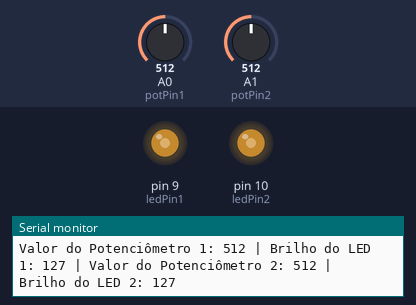
Simulated run of this sketch. Board: Arduino Uno, built with avr-gcc and run on an emulated ATmega328P. Parts: output pins drawn as LEDs (lit = HIGH), the last lines printed to the serial monitor. The inputs (shaded band) are chosen by the test bench; at power-on: A0 (potPin1) = 512, A1 (potPin2) = 512.

Above: at 1.2 s.
1.3 s: A0 (potPin1) set to 415
At 2.6 s:
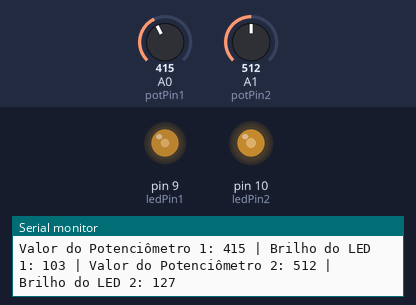
4.3 s: A0 (potPin1) set to 390
At 5.4 s:
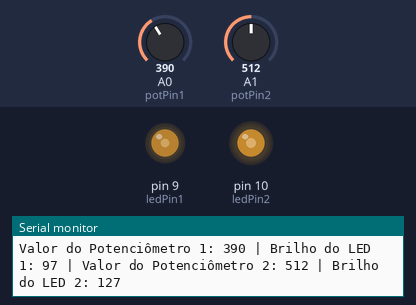
7.3 s: A1 (potPin2) set to 105
At 8.0 s:
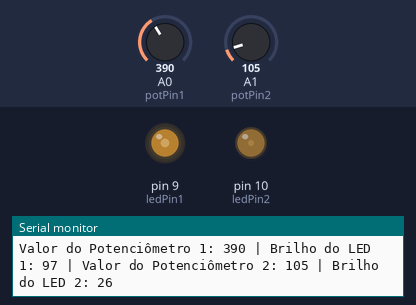
8.8 s: A1 (potPin2) set to 93
At 10.1 s:
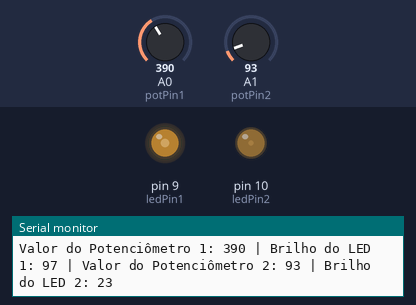
11.8 s: A1 (potPin2) set to 43
At 12.9 s:
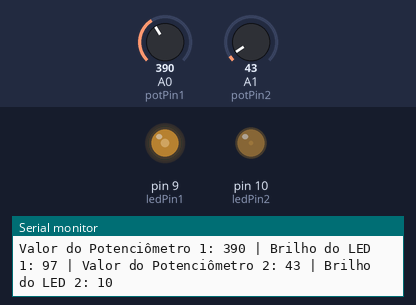
13.3 s: A1 (potPin2) set to 38
At 14.7 s:
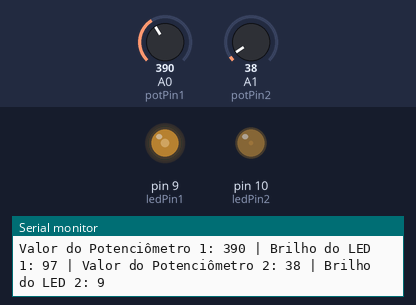
Timing chart, 0 to 16.3 s (numbered marks = the images above; inputs shaded):
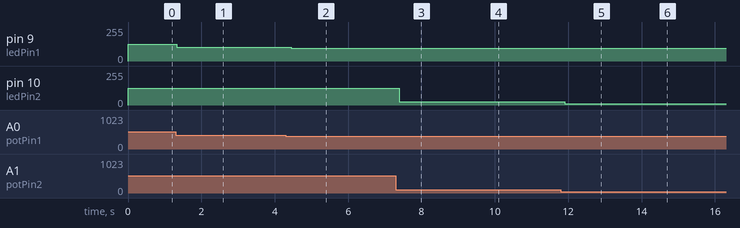

The sketch:

atv7.ino
```cpp
// 7- Faça um sistema com dois potenciômetros,
// em que cada um deles controle o brilho de um led
// diferente.

int potPin1 = A0;    // Pino do primeiro potenciômetro
int potPin2 = A1;    // Pino do segundo potenciômetro
int ledPin1 = 9;     // Pino do LED 1 (com PWM)
int ledPin2 = 10;    // Pino do LED 2 (com PWM)

int valorPot1 = 0;    // Variável para armazenar o valor do primeiro potenciômetro
int valorPot2 = 0;    // Variável para armazenar o valor do segundo potenciômetro
int brilhoLed1 = 0;   // Brilho do LED 1
int brilhoLed2 = 0;   // Brilho do LED 2

void setup() {
  pinMode(ledPin1, OUTPUT);  // Configura o pino do LED 1 como saída
  pinMode(ledPin2, OUTPUT);  // Configura o pino do LED 2 como saída
  Serial.begin(9600);        // Inicializa a comunicação serial (opcional)
}

void loop() {
  // Lê os valores dos potenciômetros (de 0 a 1023)
  valorPot1 = analogRead(potPin1);
  valorPot2 = analogRead(potPin2);

  // Mapeia os valores lidos dos potenciômetros para a faixa de PWM (0-255)
  brilhoLed1 = map(valorPot1, 0, 1023, 0, 255);
  brilhoLed2 = map(valorPot2, 0, 1023, 0, 255);

  // Atualiza o brilho dos LEDs com PWM
  analogWrite(ledPin1, brilhoLed1);
  analogWrite(ledPin2, brilhoLed2);

  // Imprime os valores dos potenciômetros e os brilhos no monitor serial
  Serial.print("Valor do Potenciômetro 1: ");
  Serial.print(valorPot1);
  Serial.print(" | Brilho do LED 1: ");
  Serial.print(brilhoLed1);
  Serial.print(" | Valor do Potenciômetro 2: ");
  Serial.print(valorPot2);
  Serial.print(" | Brilho do LED 2: ");
  Serial.println(brilhoLed2);

  delay(100);  // Aguarda 100ms antes de ler novamente
}
```

Measured:
- after the input at 1.3 s, pin 9 (ledPin1): 127/255 → 103/255 at once
- after the input at 4.3 s, pin 9 (ledPin1): 103/255 → 97/255 after 0.15 s
- after the input at 7.3 s, pin 10 (ledPin2): 127/255 → 26/255 after 0.09 s
- after the input at 8.8 s, pin 10 (ledPin2): 26/255 → 23/255 after 0.05 s
- after the input at 11.8 s, pin 10 (ledPin2): 23/255 → 10/255 after 0.10 s
- after the input at 13.3 s, pin 10 (ledPin2): 10/255 → 9/255 after 0.05 s
